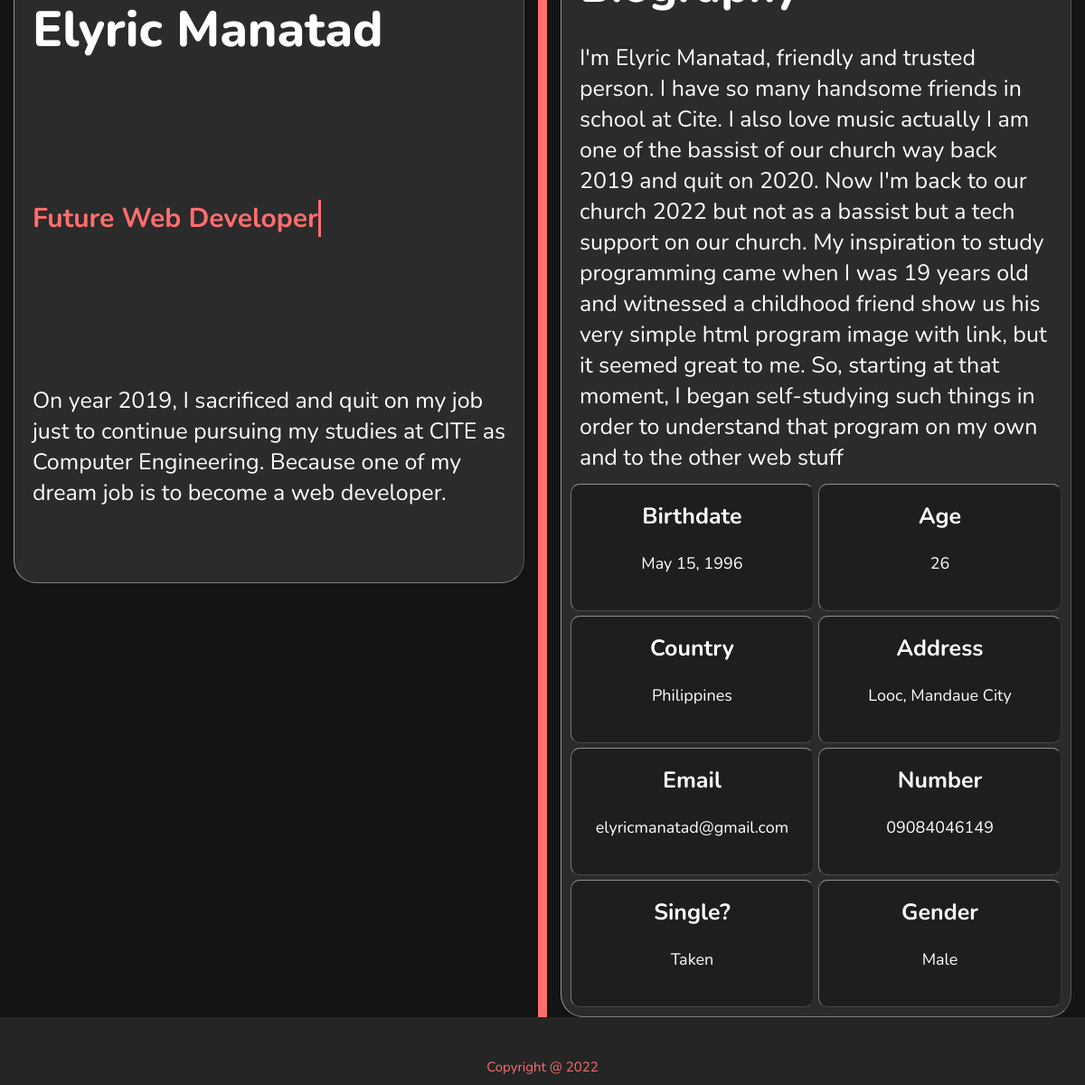
The app's page /biography.php (signed in) with its own data.
### tables this page shows
CREATE TABLE `biography_database` (
  `id` int(4) NOT NULL,
  `fullname` varchar(25) NOT NULL,
  `owner_title1` varchar(50) NOT NULL,
  `owner_title2` varchar(50) NOT NULL,
  `left_message` varchar(500) NOT NULL,
  `right_panel_title` varchar(20) NOT NULL,
  `right_message` varchar(600) NOT NULL,
  `birthdate_label` varchar(20) NOT NULL,
  `age_label` int(3) NOT NULL,
  `country_label` varchar(56) NOT NULL,
  `address_label` varchar(50) NOT NULL,
  `email_label` varchar(30) NOT NULL,
  `number_label` varchar(11) NOT NULL,
  `status_label` varchar(10) NOT NULL,
  `gender_label` varchar(10) NOT NULL,
  `bottom_content` varchar(50) NOT NULL
);

### includes/main.php (the view, shortened to what this page needs)
<div class="main_master_container">
            <div class="left_container_master">
                <div class="left-glass-container">
                    <div class="fullname">
                        <h1><?php echo $fullname;?></h1>
                    </div>
                    <div class="titles">
                        <div class="title1 active"><?php echo $title1;?><span></span></div>
                    </div>
                    <div class="short_message">
                        <p>
                            <?php echo $short_message;?>
                        </p>
                    </div>
                </div>
            </div>
            <div class="right_container_master">
                <div class="right-glass-container">
                    <div class="biography_title">
                        <h1><?php echo $right_panel_title;?></h1>
                    </div>
                    <div class="biography_parag">
                        <p>
                            <?php echo $right_panel_biography; ?>
                        </p>
                    </div>
                    <div class="bio_details">
<?php
        for($i=0;$i<=7;$i++)
            {
                echo '<div class="details"><p class="detail"><b>';
                echo $information[$i][0];
                echo '</b><div class="details_label">';
                echo $information[$i][1];
                echo '</div></p></div>';
            }
?>
                    </div>
                </div>
            </div>
</div>

### biography.php (shortened to what this page needs)
<?php
include 'config.php';
$session_user = $_SESSION['username'];
$check_username = "SELECT id FROM accounts WHERE username = '$session_user' LIMIT 1";
$check_username_now = mysqli_query($connect,$check_username);
$get_id_number = mysqli_fetch_all($check_username_now, MYSQLI_BOTH);
$final_id_number = $get_id_number[0][0];
$link_responsive = "assets/css/responsive.css";
$link_style = "assets/css/style.css";
?>
<!DOCTYPE html>
<html lang="en">
<?php include 'includes/head.php';?>
<?php
$connection = mysqli_connect('localhost','root','','elyricmanatad');
$items = "SELECT * FROM `biography_database` WHERE id = $final_id_number";
$result = mysqli_query($connection, $items);
$data = mysqli_fetch_all($result, MYSQLI_BOTH);
$title1 = $data[0][2];
$short_message = $data[0][4];
$right_panel_biography = $data[0][6];
$information = array(
    array("Birthdate" , $data[0][7]),
    array("Age" , $data[0][8]),
    array("Country" , $data[0][9]),
    array("Address" , $data[0][10]),
    array("Email" , $data[0][11]),
    array("Number" ,$data[0][12]),
    array("Single?" , $data[0][13]),
    array("Gender" , $data[0][14])
);
$footer_text = $data[0][15];
?>
<body>
    <div class="container">
        <?php include 'includes/main.php';?>
        <?php include 'includes/footer.php';?>
    </div>
</body>
</html>

### includes/head.php (shortened to what this page needs)
<head>
    <link rel="stylesheet" href="<?php echo $link_responsive; ?>">
    <link rel="stylesheet" href="<?php echo $link_style; ?>">
</head>

### includes/footer.php
<div class="footer">
    <p id="footer_text">
        <?php echo $footer_text; ?>
    </p>
</div>

### records on screen
biography_database: owner_title1 "Future Web Developer", left_message "On year 2019, I sacrificed and quit on my job just to continue pursuing my studies at CITE as Computer Engineering. Because one of my dream job is to become a web developer.", right_message "I'm Elyric Manatad, friendly and trusted person. I have so many handsome friends in school at Cite. I also love music actually I am one of the bassist of our church way back 2019 and quit on 2020. Now I'm back to our church 2022 but not as a bassist but a tech support on our church. My inspiration to study programming came when I was 19 years old and witnessed a childhood friend show us his very simple html program image with link, but it seemed great to me. So, starting at that moment, I began self-studying such things in order to understand that program on my own and to the other web stuff", bottom_content "Copyright @ 2022"

### other values on screen
$information[$i][0] "Birthdate"
$information[$i][1] "May 15, 1996"
$information[$i][0] "Age"
$information[$i][1] "26"
$information[$i][0] "Country"
$information[$i][1] "Philippines"
$information[$i][0] "Address"
$information[$i][1] "Looc, Mandaue City"
$information[$i][0] "Email"
$information[$i][1] "elyricmanatad@gmail.com"
$information[$i][0] "Number"
$information[$i][1] "09084046149"
$information[$i][0] "Single?"
$information[$i][1] "Taken"
$information[$i][0] "Gender"
